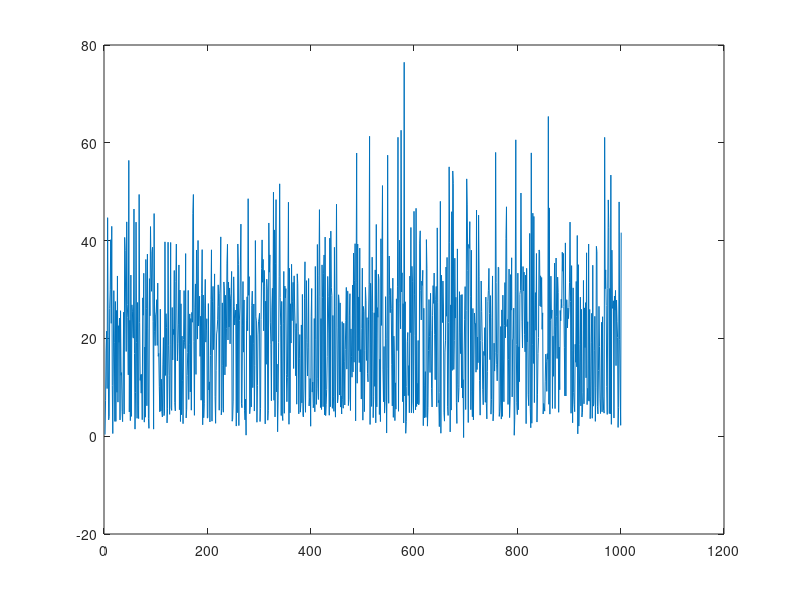
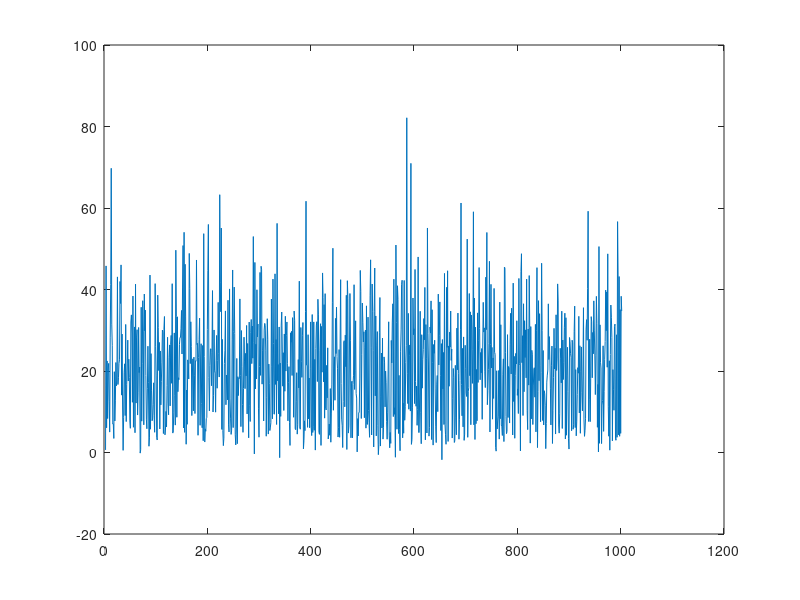
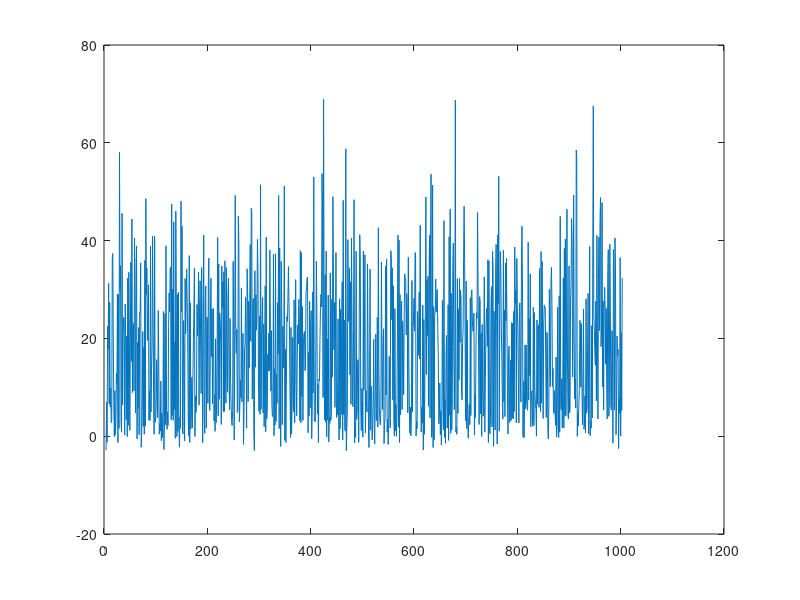
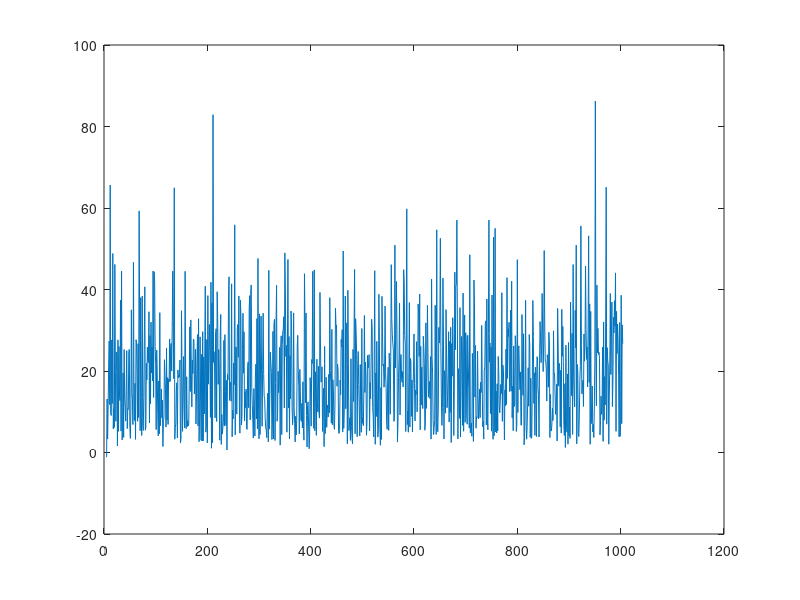

MATLAB code to generate these figures, in order: (Note: this script raises an error after producing the figures.)
%Teste Volterra SM-NLMS

clear;
clc;
close all;


addpath(['..' filesep 'simParameters' filesep]);


load paramEq.mat;

N = 1;

adapFiltLength = N;
maxIt = 20;
maxRuns = 1000;
numberOfSymbols = 2^numberOfBits;
c = 0.99;
d2 = 1e-12;
% signalPower = 0.01;
% barGamma = barGamma/100;

delayVector = 1:N + length(h);%adapFiltLength + 10;

e3 = cell(length(delayVector),1);
w3 = cell(length(delayVector),1);
h = [1 2 3];

% h = h./norm(h);

for delay = 1:length(delayVector)
    delay
    globalLength = maxRuns + adapFiltLength + delayVector(delay) - 1;

    wIndex = zeros(adapFiltLength,globalLength,maxIt);
    e2 = zeros(globalLength,maxIt);

    count = zeros(globalLength,maxIt);

    for index = 1:maxIt
        index
        
        d = zeros(globalLength,1);
        P = zeros(adapFiltLength,adapFiltLength,globalLength);
        P(:,:,adapFiltLength + delayVector(delay)) = eye(adapFiltLength);
        sigma = zeros(globalLength,1);
        sigma(adapFiltLength + delayVector(delay)) = 1;
        delta = zeros(globalLength,1);
        lambda = zeros(globalLength,1);
        G = zeros(globalLength,1);
        
        s = zeros(adapFiltLength,globalLength);
        
        sigmaMatrix = zeros(adapFiltLength,adapFiltLength,globalLength);
        sigmaMatrix(:,:,adapFiltLength + delayVector(delay)) = eye(adapFiltLength);
        input = randi([0,numberOfSymbols-1],globalLength,1);
        
        pilot = pammod(input,pamOrder,0,'gray');
        
        pilot = pilot.*sqrt(signalPower/var(pilot));

        xAux2 = filter(h,1,pilot);
   
        n = randn(globalLength,1);
        powerSignal = xAux2'*xAux2./(globalLength);
        powerNoiseAux = n'*n/(globalLength);
        powerNoise = (powerSignal/SNR);
        n = n.*sqrt(powerNoise/powerNoiseAux);

        xAux = xAux2 + n;
        
        xFlip = flipud(buffer(xAux,N,N-1));
        
%         xFlip = xAux;
        
        theta = zeros(adapFiltLength,globalLength);

        for k = (adapFiltLength + delayVector(delay)):globalLength

            xAP = xFlip(:,k);
%             xAP = sigmaMatrix(:,:,k)*xAP;
%             
            
            d(k) = (pilot(-delayVector(delay) + k + 1)); 

            delta(k) = d(k) - theta(:,k).'*xAP(:,1);
            s(:,k) = 1./(c*(xAP.*conj(xAP)) + d2);
            sigmaMatrix(:,:,k+1) = diag(s(:,k));

            
%             if(G(k) < eps)
%                 G(k);
%             end
%             
            if abs(delta(k)) > barGamma
                
                
                t(k) = abs(delta(k))/barGamma;
%                 s(:,k) = 1./(c*(xAP.*conj(xAP)) + (1-c)*s(:,k-1) + d2);
%                  sigmaMatrix(:,:,k+1) 
%                 x2 = sigmaMatrix(:,:,k)*conj(xAP);
                G(k) = xAP.'*P(:,:,k)*conj(xAP);
                lambda(k) = (1/G(k))*((abs(delta(k))/barGamma) - 1);
                
                lambda2(k) = 1/lambda(k);
                
%                 S(:,:,k+1) = c*S(:,:,k) + conj(xAP)*xAP.'*
%                 P(:,:,k+1) = (P(:,:,k) - (lambda(k)*P(:,:,k)*x2*xAP.'*P(:,:,k))/(1+lambda(k)*G(k)));


%                 P(:,:,k+1) = (P(:,:,k) - (lambda(k)*P(:,:,k)*conj(xAP)*xAP.'*P(:,:,k))/(1+lambda(k)*G(k)));
                
                P(:,:,k+1) = lambda(k)*(P(:,:,k) - (P(:,:,k)*conj(xAP)*xAP.'*P(:,:,k))/(lambda2(k)+G(k)));
                
%                 P(:,:,k+1) = triu(P(:,:,k+1)) + triu(P(:,:,k+1))' - diag(diag(triu(P(:,:,k+1))));
                
                symMatrix(index,k) = issymmetric(P(:,:,k+1));
                
%                 P(:,:,k+1) = 1/(1-c)*(P(:,:,k) - (lambda(k)*c*P(:,:,k)*conj(xAP)*xAP.'*P(:,:,k))/(1+lambda(k)*G(k)-c));

% %                 P(:,:,k+1) = P(:,:,k)  - (lambda(k)*(P(:,:,k))*conj(xAP)*xAP.'*P(:,:,k))/(t(k));
%                 a(:,:,k) = ((P(:,:,k))*conj(xAP)*xAP.'*P(:,:,k));
%                 
%                 b(k) = (1+1/(abs(delta(k))/barGamma - 1));
%                 
%                 if isnan(delta(k))
%                     delta(k);
%                 end
%                 
%                 P(:,:,k+1) = P(:,:,k)  - a(:,:,k)/(G(k)*b(k));
                

                theta(:,k+1) = theta(:,k) + P(:,:,k+1)*conj(xAP)*delta(k);
                
%                 theta(:,k+1) = theta(:,k) + lambda(k)*P(:,:,k+1)*conj(xAP)*delta(k);


                sigma(k+1) = sigma(k) - (lambda(k)*delta(k)^2)/(1+lambda(k)*G(k)) + lambda(k)*delta(k)^2;

                count(k,index) = 1;
            else
                lambda(k) = 0;
                P(:,:,k+1) = P(:,:,k);
                theta(:,k+1) = theta(:,k);
                sigma(k+1) = sigma(k);
%                 s(:,k) = s(k-1);
%                 sigmaMatrix(:,:,k+1) = sigmaMatrix(:,:,k);
            end

       end
       wIndex(:,:,index) = (theta(:,1:globalLength));
       e2(:,index) = abs(delta).^2;
    end

    meanCount{delay} = mean(count,2);

    w3{delay} = mean(wIndex,3);

    e3{delay} = mean(e2,2);
end


for i = 1:length(delayVector)
    figure
    plot(10*log10(e3{i}));
end


save(['.' filesep 'results' filesep 'testSMOBE_LinEq.mat'],'e3','w3','meanCount');

rmpath(['..' filesep 'simParameters' filesep]);

